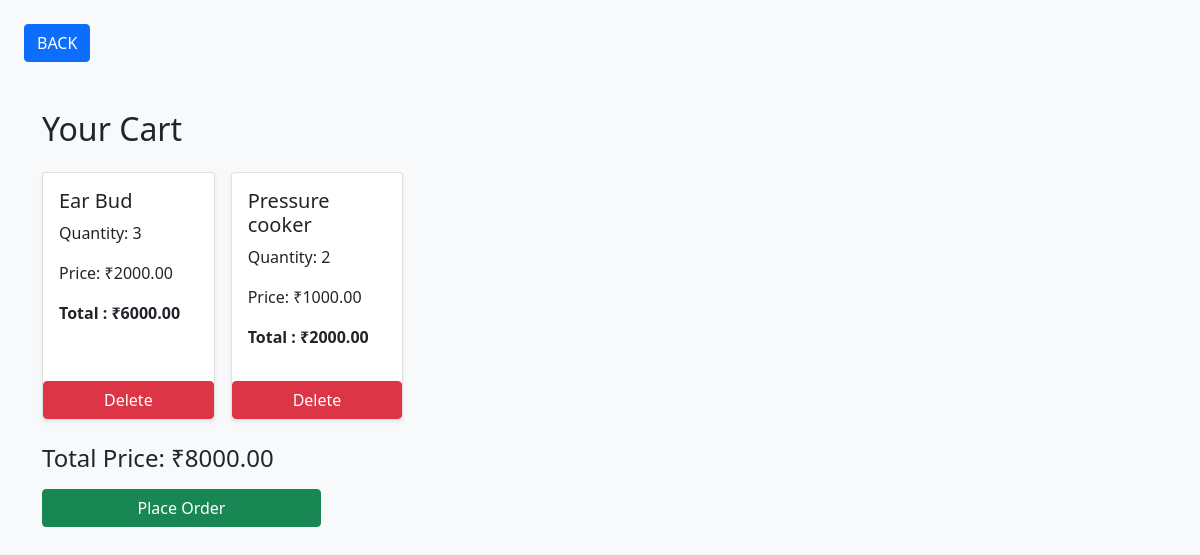
The app's page /cart/ (signed in) with its own data.
### purchase/models.py (models this page shows, shortened)
class Product(models.Model):
    name = models.CharField(max_length=100,unique=True)
    description = models.TextField(blank=True)
    price = models.DecimalField(max_digits=10, decimal_places=2)
    image= models.ImageField(upload_to='product_images',null=True,blank=True)

class CartItem(models.Model):
    order = models.ForeignKey(Cart, on_delete=models.CASCADE, related_name='items')
    product = models.ForeignKey(Product, on_delete=models.CASCADE)
    quantity = models.PositiveIntegerField(default=1)
    price = models.DecimalField(max_digits=10, decimal_places=2)

### purchase/views.py (the view)
# urls.py: path('cart/', views.view_cart,name='cart'),
@login_required
def view_cart(request):
    try:
        cart = Cart.objects.get(user=request.user)
    except Cart.DoesNotExist:
        cart = None
    each_items = []
    total_price = 0
    if cart:
        for item in cart.items.all():
            each_item_total = item.price * item.quantity
            total_price += each_item_total
            each_items.append({
                'id':item.id,
                'product': item.product,
                'quantity': item.quantity,
                'price': item.price,
                'total': each_item_total
            })
    return render(request, "cart.html", {"items": each_items, "total": total_price})

### templates/cart.html (shortened to what this page needs)
<!DOCTYPE html>
<html lang="en">
<head>
    <link href="https://cdn.jsdelivr.net/npm/bootstrap@5.0.2/dist/css/bootstrap.min.css" rel="stylesheet"
>
</head>
<body class="bg-light">
    <a href="{% url 'user_dashboard' %}" class="btn btn-primary m-4">BACK</a>
    <div class="container mt-4">
    <h2 class="mb-4">Your Cart</h2>
    <div class="row g-3">
        {% if items %}
            {% for item in items %}
            <div class="col-md-2 d-flex">
                <div class="card w-100 h-100 shadow-sm">
                    <div class="card-body d-flex flex-column">
                        <h5 class="card-title">{{ item.product.name }}</h5>
                        <p>Quantity: {{ item.quantity }}</p>
                        <p>Price: ₹{{ item.price }}</p>
                        <p><b>Total : ₹{{ item.total }}</b></p>
                    </div>
                    <a href="{% url 'delete_item' item.id %}" class="btn btn-danger">Delete</a>
                </div>
            </div>
            {% endfor %}
        {% else %}
            <p>Your cart is empty!</p>
        {% endif %}
    </div>
    <div class="mt-4">
        <h4>Total Price: ₹{{ total }}</h4>
        {% if items %}
        <a href="{% url 'place_order' %}" class="btn btn-success w-25 mt-2">Place Order</a>
        {% endif %}
    </div>
</div>
</body>
</html>

### records on screen
Product: product.name "Ear Bud", quantity "3", price "2000.00", total "6000.00"
Product: product.name "Pressure cooker", quantity "2", price "1000.00", total "2000.00"

### other values on screen
{{ total }} "8000.00"
